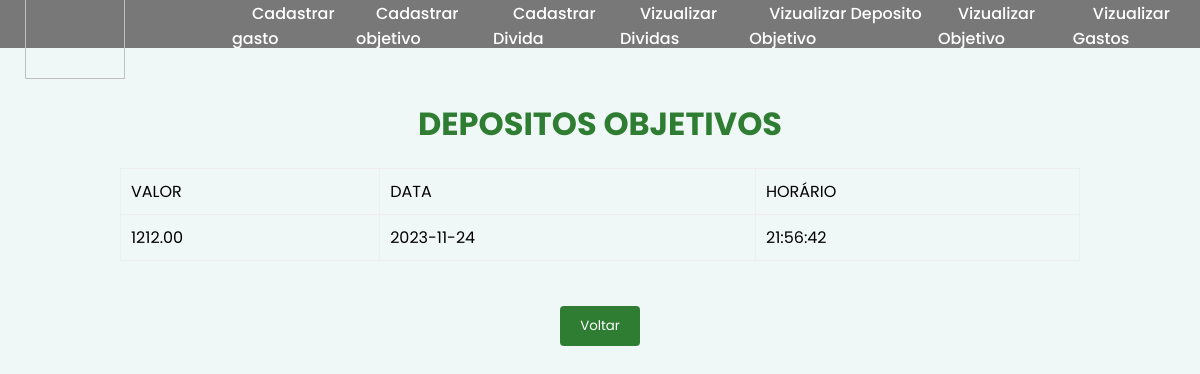
The page /rsw1/visualizar_deposito_objetivo.php on the database its author committed.
### tables this page shows
CREATE TABLE `deposito_objetivo` (
  `ID` int(11) NOT NULL,
  `VALOR_DEPOSITO` decimal(10,2) DEFAULT NULL,
  `DATA_DEPOSITO` date DEFAULT NULL,
  `HORARIO_DEPOSITO` time DEFAULT NULL
);

### rsw1/visualizar_deposito_objetivo.php (the view, shortened to what this page needs)
<!DOCTYPE html>
<html lang="en">
<head>
    <link rel="stylesheet" href="../rsw1/vizualizar_objetivo.css">
</head>
<body>
<header>
        <a href="#" class="logo"><img src=""></a>
        <ul class="navbar">
            <li><a href="form_gasto.php">Cadastrar gasto</a></li>
            <li><a href="form_objetivo.html">Cadastrar objetivo</a></li>
            <li><a href="form_divida.html">Cadastrar Divida</a></li>
            <li><a href="visualizar_divida.php">Vizualizar Dividas</a></li>
            <li><a href="visualizar_deposito_objetivo.php">Vizualizar Deposito Objetivo</a></li>
            <li><a href="visualizar_objetivo.php">Vizualizar Objetivo</a></li>
            <li><a href="visualizar_gasto.php">Vizualizar Gastos</a></li>
        </ul>
    </header>
    <center>
        <h1>DEPOSITOS OBJETIVOS</h1>
        <table border="4">
            <tr>
                <td>VALOR</td>
                <td>DATA</td>
                <td>HORÁRIO</td>
            </tr>
            <?php
                require("conecta.php");
                $dados_select = mysqli_query($conn, "SELECT VALOR_DEPOSITO, DATA_DEPOSITO, HORARIO_DEPOSITO FROM deposito_objetivo");
                while($dado = mysqli_fetch_array($dados_select)) {
                        echo '<tr>';
                        echo '<td>'.$dado[0].'</td>';
                        echo '<td>'.$dado[1].'</td>';
                        echo '<td>'.$dado[2].'</td>';
                        echo '</tr>';
                }
            ?>
        </table>
        <br />
        <a href="rsw_index.html"><input type="button" value="Voltar"></a>
    </center>
</body>
</html>

### rsw1/vizualizar_objetivo.css (style rules this page uses)
* { margin: 0; padding: 0; box-sizing: border-box; scroll-padding-top: 2rem; scroll-behavior: smooth; list-style: none; text-decoration: none; font-family: 'Poppins', sans-serif; }
body { background-color: #f0f8f7; }
:root { --main-color: #00bbff; --second-color: #0080ff; --text-color: #ffffff; --gradient: linear-gradient(#32b7e7, #2e50e6); }
header { position: fixed; width: 100%; height: 6%; top: 0; right: 0; z-index: 1000; display: flex; align-items: center; justify-content: space-between; background: #797878; }
.logo img { width: 100px; height: 100px; margin-left: 25%; align-items: center; justify-content: center; margin-top: 17%; }
.navbar { display: flex; margin-left: 11%; margin-top: 3px; }
.navbar li { position: relative; }
.navbar a { font-size: 1rem; padding: 10px 20px; color: var(--text-color); font-weight: 500; text-decoration: none; }
.navbar a::after { content: ''; width: 0; height: 3px; background: #40b646; position: absolute; bottom: -4px; left: 0; transition: 0.5s; text-decoration: none; }
header img { max-width: 100%; height: auto; }
h1 { color: #2e7d32; }
table { margin-top: 20px; width: 80%; border-collapse: collapse; border: none; }
th, td { padding: 10px; text-align: left; }
input[type="button"] { background-color: #2e7d32; color: #fff; padding: 10px 20px; border: none; border-radius: 4px; cursor: pointer; margin-top: 20px; }

### rows shown on the page
deposito_objetivo: VALOR_DEPOSITO "1212.00", DATA_DEPOSITO "2023-11-24", HORARIO_DEPOSITO "21:56:42"
